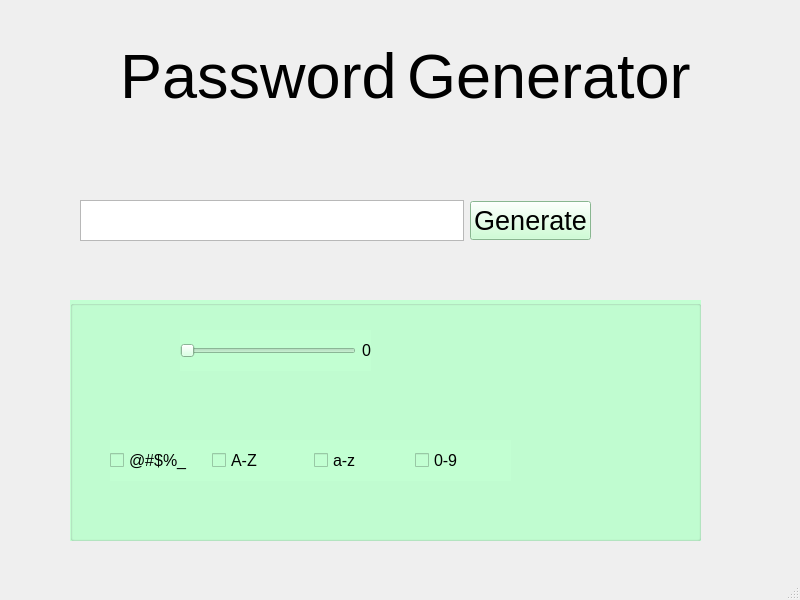
<?xml version="1.0" encoding="UTF-8"?>
<ui version="4.0">
 <class>MainWindow</class>
 <widget class="QMainWindow" name="MainWindow">
  <property name="geometry">
   <rect>
    <x>0</x>
    <y>0</y>
    <width>800</width>
    <height>600</height>
   </rect>
  </property>
  <property name="windowTitle">
   <string>MainWindow</string>
  </property>
  <widget class="QWidget" name="centralwidget">
   <widget class="QWidget" name="horizontalLayoutWidget">
    <property name="geometry">
     <rect>
      <x>120</x>
      <y>30</y>
      <width>571</width>
      <height>91</height>
     </rect>
    </property>
    <layout class="QHBoxLayout" name="horizontalLayout">
     <item>
      <widget class="QLabel" name="label">
       <property name="font">
        <font>
         <pointsize>47</pointsize>
        </font>
       </property>
       <property name="text">
        <string>Password</string>
       </property>
      </widget>
     </item>
     <item>
      <widget class="QLabel" name="label_2">
       <property name="font">
        <font>
         <pointsize>47</pointsize>
        </font>
       </property>
       <property name="text">
        <string>Generator</string>
       </property>
      </widget>
     </item>
    </layout>
   </widget>
   <widget class="QGroupBox" name="groupBox">
    <property name="geometry">
     <rect>
      <x>70</x>
      <y>300</y>
      <width>631</width>
      <height>241</height>
     </rect>
    </property>
    <property name="styleSheet">
     <string notr="true">background-color: rgb(194, 255, 210);</string>
    </property>
    <property name="title">
     <string/>
    </property>
    <widget class="QWidget" name="horizontalLayoutWidget_2">
     <property name="geometry">
      <rect>
       <x>40</x>
       <y>140</y>
       <width>401</width>
       <height>41</height>
      </rect>
     </property>
     <layout class="QHBoxLayout" name="horizontalLayout_2">
      <item>
       <widget class="QCheckBox" name="checkBox_4">
        <property name="font">
         <font>
          <pointsize>12</pointsize>
         </font>
        </property>
        <property name="text">
         <string>@#$%_</string>
        </property>
       </widget>
      </item>
      <item>
       <widget class="QCheckBox" name="checkBox_3">
        <property name="font">
         <font>
          <pointsize>12</pointsize>
         </font>
        </property>
        <property name="text">
         <string>A-Z</string>
        </property>
       </widget>
      </item>
      <item>
       <widget class="QCheckBox" name="checkBox_2">
        <property name="font">
         <font>
          <pointsize>12</pointsize>
         </font>
        </property>
        <property name="text">
         <string>a-z</string>
        </property>
       </widget>
      </item>
      <item>
       <widget class="QCheckBox" name="checkBox">
        <property name="font">
         <font>
          <pointsize>12</pointsize>
         </font>
        </property>
        <property name="text">
         <string>0-9</string>
        </property>
       </widget>
      </item>
     </layout>
    </widget>
    <widget class="QWidget" name="horizontalLayoutWidget_3">
     <property name="geometry">
      <rect>
       <x>110</x>
       <y>30</y>
       <width>191</width>
       <height>41</height>
      </rect>
     </property>
     <layout class="QHBoxLayout" name="horizontalLayout_3">
      <item>
       <widget class="QSlider" name="horizontalSlider">
        <property name="orientation">
         <enum>Qt::Horizontal</enum>
        </property>
       </widget>
      </item>
      <item>
       <widget class="QLabel" name="label_3">
        <property name="font">
         <font>
          <pointsize>12</pointsize>
         </font>
        </property>
        <property name="text">
         <string>0</string>
        </property>
       </widget>
      </item>
     </layout>
    </widget>
   </widget>
   <widget class="QWidget" name="horizontalLayoutWidget_4">
    <property name="geometry">
     <rect>
      <x>80</x>
      <y>200</y>
      <width>511</width>
      <height>41</height>
     </rect>
    </property>
    <layout class="QHBoxLayout" name="horizontalLayout_4">
     <item>
      <widget class="QPlainTextEdit" name="plainTextEdit"/>
     </item>
     <item>
      <widget class="QPushButton" name="pushButton">
       <property name="font">
        <font>
         <pointsize>20</pointsize>
        </font>
       </property>
       <property name="styleSheet">
        <string notr="true">background-color: rgb(192, 255, 202);</string>
       </property>
       <property name="text">
        <string>Generate</string>
       </property>
      </widget>
     </item>
    </layout>
   </widget>
  </widget>
  <widget class="QMenuBar" name="menubar">
   <property name="geometry">
    <rect>
     <x>0</x>
     <y>0</y>
     <width>800</width>
     <height>21</height>
    </rect>
   </property>
  </widget>
  <widget class="QStatusBar" name="statusbar"/>
 </widget>
 <resources/>
 <connections/>
</ui>
